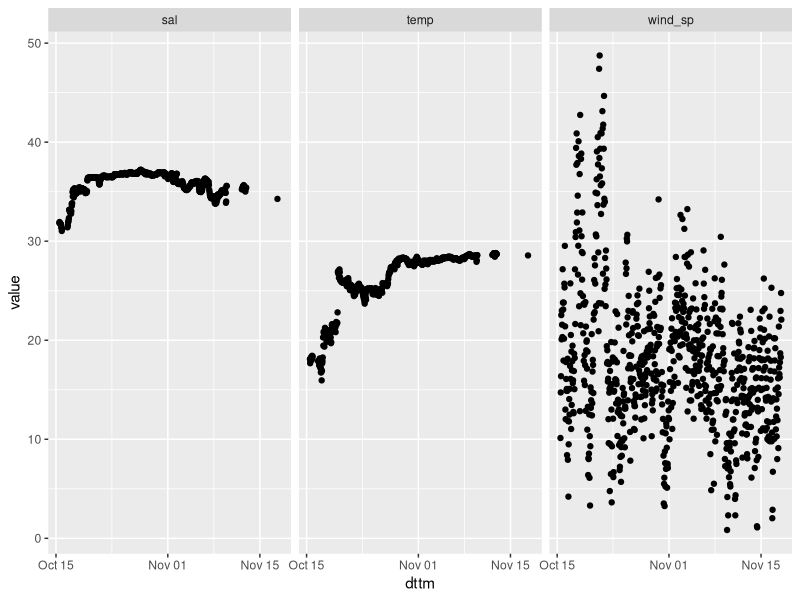
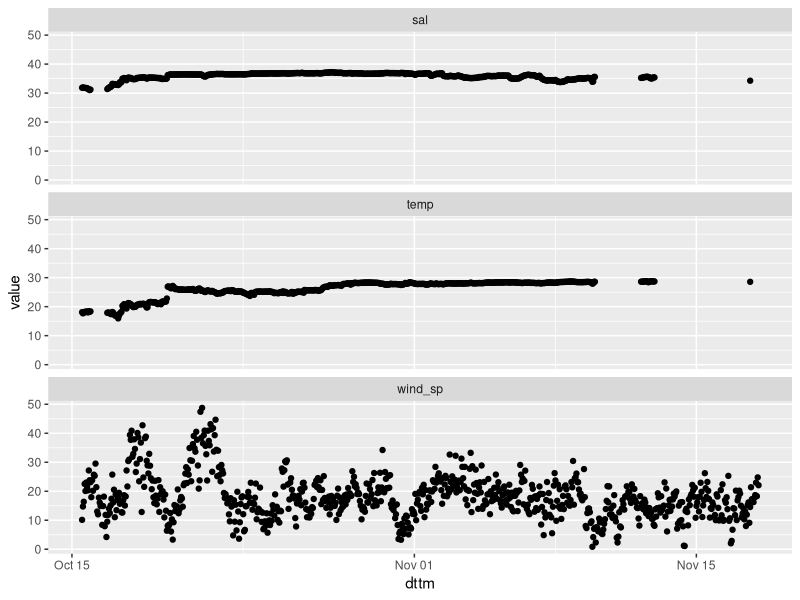
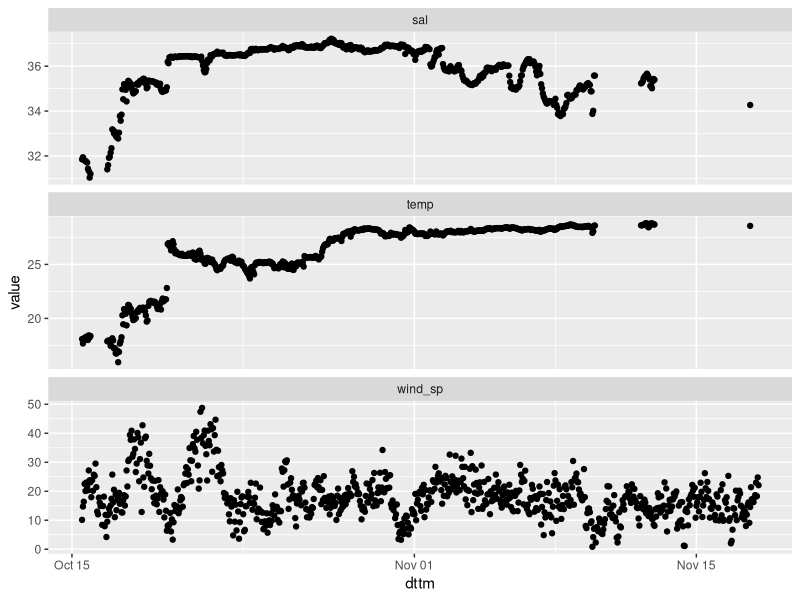
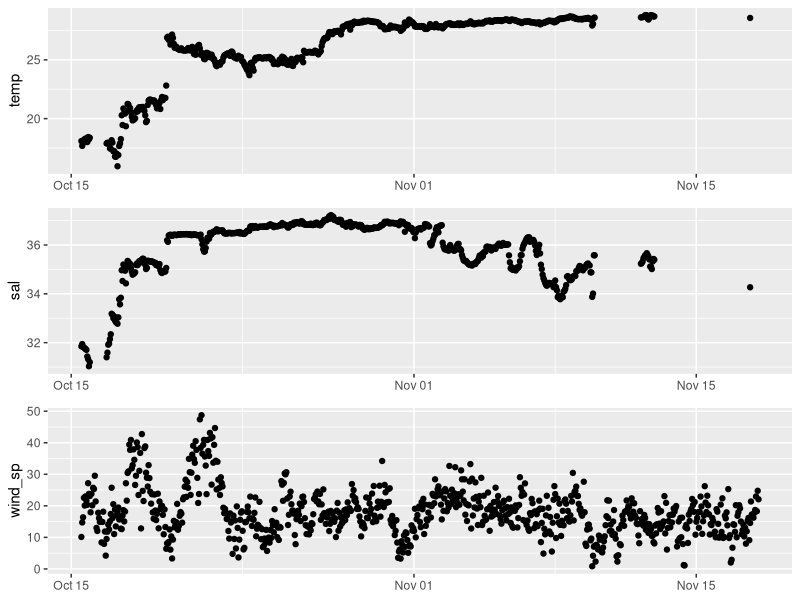
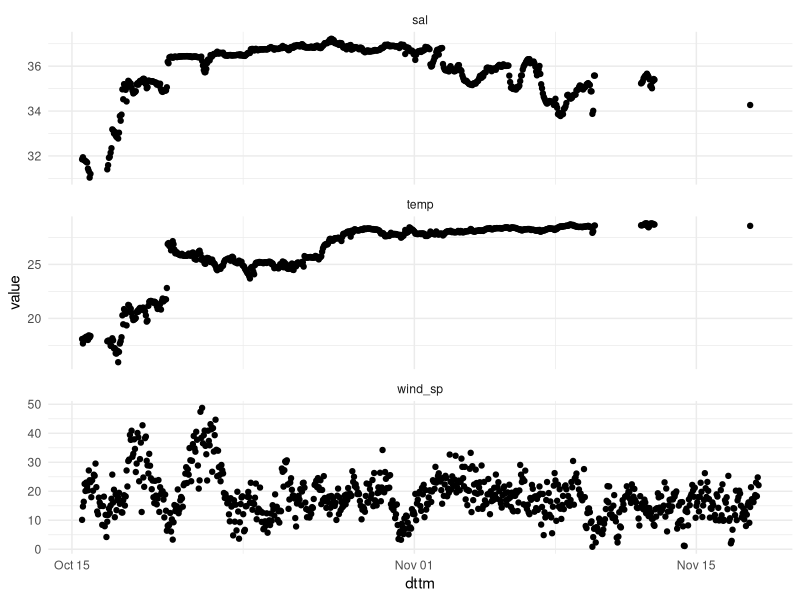
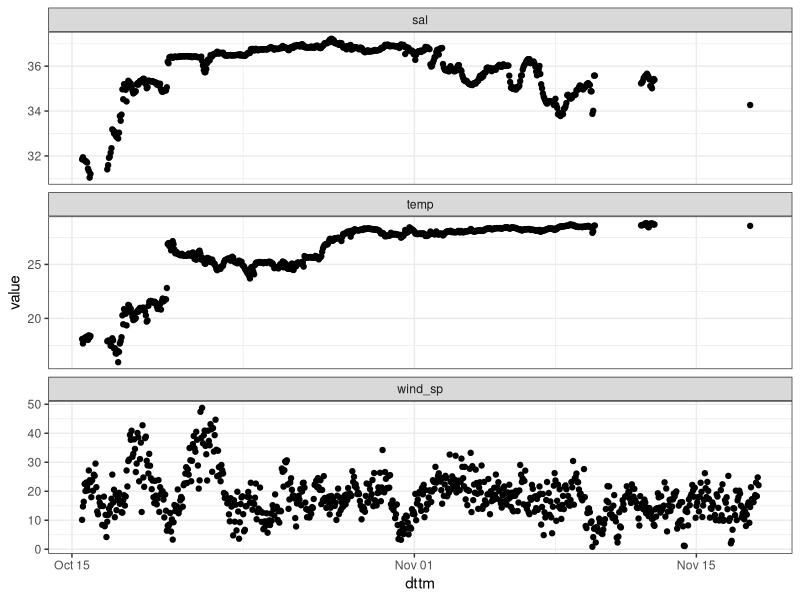
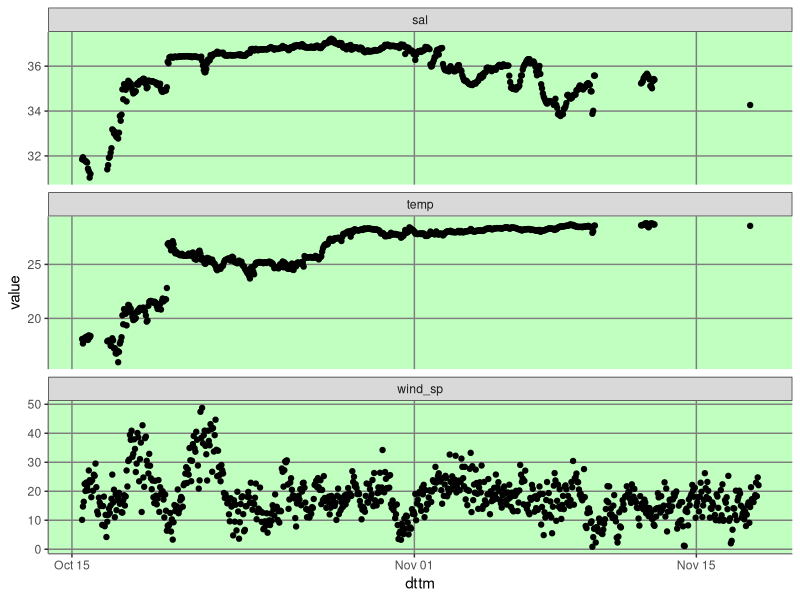

The R script that drew these images, in order:
## ---- chunk 1
library(tidyverse)
df <- read_csv("C282_hourly_data.csv")
## ---- chunk 2
df %>% select(c(dttm, temp, sal, wind_sp))

df %>% 
  pivot_longer(c(temp, sal, wind_sp)) %>%
  select(c(dttm, name, value))
## ---- chunk 3
pivot_longer(df, c(temp, sal, wind_sp)) %>%
  ggplot(aes(dttm, value)) +
  geom_point() +
  facet_wrap(~name)
## ---- chunk 4
pivot_longer(df, c(temp, sal, wind_sp)) %>%
  ggplot(aes(dttm, value)) +
  geom_point() +
  facet_wrap(~name, ncol = 1)
## ---- chunk 5
p <- pivot_longer(df, c(temp, sal, wind_sp)) %>%
  ggplot(aes(dttm, value)) +
  geom_point() +
  facet_wrap(~name, ncol = 1, scales = "free_y")

p
## ---- chunk 6
library(cowplot)

base <- ggplot(df, aes(x = dttm)) + labs(x = NULL)

p1 <- base + geom_point(aes(y = temp))
p2 <- base + geom_point(aes(y = sal))
p3 <- base + geom_point(aes(y = wind_sp))

plot_grid(p1, p2, p3, ncol = 1)
## ---- chunk 7
p + 
  theme_minimal()
## ---- chunk 8
# Original plot with theme_bw()
p + 
  theme_bw()
## ---- chunk 9
# My modified theme_bw() plot
p +
  theme_bw() +
  theme(panel.border = element_blank(), # Remove line around whole plot panel
        axis.line = element_line(size = .5, color = "grey50"),  # Add in more muted axis lines
        panel.background = element_rect(fill = "darkseagreen1"), # add a background color
        panel.grid.minor = element_blank(), # remove all minor grid lines
        panel.grid.major = element_line(color = "grey50"), # match major grid lines to axis color
        legend.text = element_text(size = 14), # make legend labels bigger 
        )
